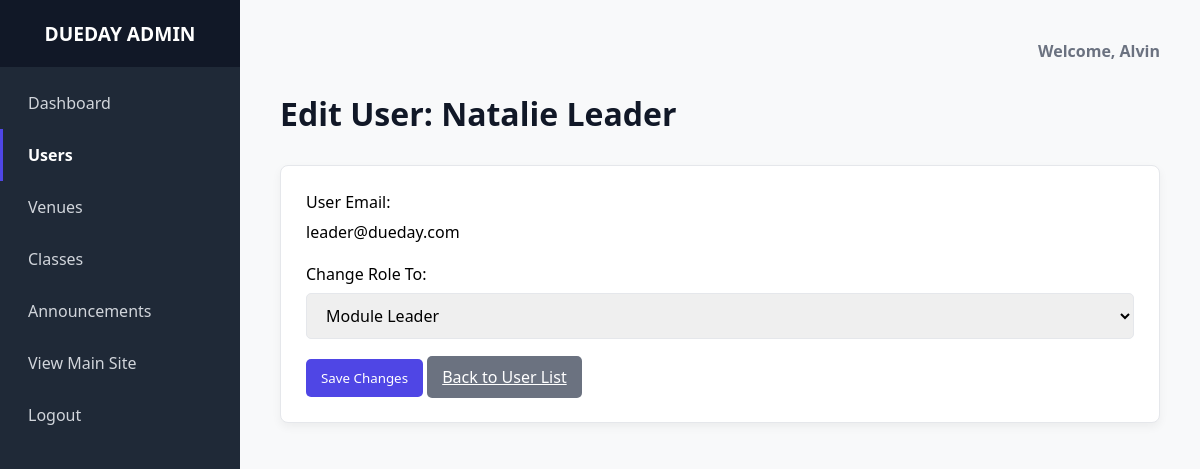
/admin/edit_user.php?id=1 (signed in), run on the app's committed database.
### tables this page shows
CREATE TABLE `users` (
  `User_ID` int(11) NOT NULL,
  `Email` varchar(100) NOT NULL,
  `Password` varchar(255) NOT NULL,
  `F_Name` varchar(50) NOT NULL,
  `L_Name` varchar(50) NOT NULL,
  `Role_ID` int(11) NOT NULL,
  `status` varchar(20) NOT NULL DEFAULT 'active'
);

CREATE TABLE `role` (
  `Role_ID` int(11) NOT NULL,
  `Role_Name` varchar(50) NOT NULL
);

### admin/edit_user.php (the view, shortened to what this page needs)
<?php
require_once 'templates/header.php';
$user_id_to_edit = $_GET['id'] ?? null;
$stmt_user = $conn->prepare("SELECT User_ID, F_Name, L_Name, Email, Role_ID FROM Users WHERE User_ID = ?");
$stmt_user->bind_param("i", $user_id_to_edit);
$stmt_user->execute();
$user_to_edit = $stmt_user->get_result()->fetch_assoc();
$roles = $conn->query("SELECT * FROM Role")->fetch_all(MYSQLI_ASSOC);
?>
<head>
</head>
<h1 class="page-title">Edit User: <?php echo htmlspecialchars($user_to_edit['F_Name'] . ' ' . $user_to_edit['L_Name']); ?></h1>
<div class="management-section">
    <form method="POST" action="edit_user.php?id=<?php echo $user_to_edit['User_ID']; ?>">
        <div class="form-group">
            <label>User Email:</label>
            <p><?php echo htmlspecialchars($user_to_edit['Email']); ?></p>
        </div>
        <div class="form-group">
            <label for="new_role_id">Change Role To:</label>
            <select name="new_role_id" id="new_role_id" class="form-input">
                <?php foreach ($roles as $role): ?>
                    <option value="<?php echo $role['Role_ID']; ?>" <?php if ($role['Role_ID'] == $user_to_edit['Role_ID']) echo 'selected'; ?>>
                        <?php echo htmlspecialchars($role['Role_Name']); ?>
                    </option>
                <?php endforeach; ?>
            </select>
        </div>
        <button type="submit" class="action-button">Save Changes</button>
        <a href="admin_users.php" class="action-button secondary">Back to User List</a>
    </form>
</div>
<?php require_once 'templates/footer.php'; ?>

### assets/css/admin.css (style rules this page uses)
:root { --admin-bg: #f8f9fa; --sidebar-bg: #1f2937; --sidebar-text: #d1d5db; --sidebar-hover-bg: #374151; --sidebar-active-bg: #4f46e5; --card-bg: #ffffff; --card-shadow: rgba(0, 0, 0, 0.05); --border-color: #e5e7eb; --header-text: #111827; --subtle-text: #6b7280; --blue-accent: #4f46e5; --red-accent: #ef4444; --green-accent: #22c55e; --amber-accent: #f59e0b; }
* { margin: 0; padding: 0; box-sizing: border-box; font-family: system-ui, -apple-system, BlinkMacSystemFont, 'Segoe UI', Roboto, Oxygen, Ubuntu, Cantarell, 'Open Sans', 'Helvetica Neue', sans-serif; }
body { background-color: var(--admin-bg); }
.page-title { font-size: 2rem; color: var(--header-text); margin-bottom: 30px; }
.management-section, .widget { background-color: var(--card-bg); padding: 25px; border-radius: 8px; box-shadow: 0 4px 10px var(--card-shadow); border: 1px solid var(--border-color); margin-bottom: 30px; }
.form-input { width: 100%; padding: 10px 15px; border: 1px solid var(--border-color); border-radius: 5px; font-size: 1rem; }
.form-group { margin-bottom: 20px; }
.form-group label { display: block; margin-bottom: 8px; font-weight: 500; }
.widget-form button, .action-button { background-color: var(--blue-accent); color: white; border: none; border-radius: 5px; padding: 10px 15px; cursor: pointer; transition: background-color 0.2s; font-weight: 500; }
.action-button.secondary { background-color: var(--subtle-text); }

### data on the page
users: F_Name+L_Name "Natalie Leader", Email "leader@dueday.com", new_role_id "Module Leader"

### other printed values
$admin_name "Alvin"
